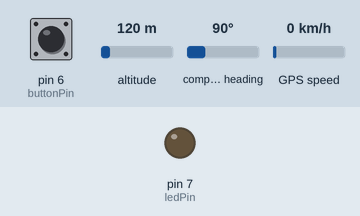
A sketch run on a simulated Arduino Uno, built with avr-gcc and run on an emulated ATmega328P. Shown: output pins drawn as LEDs (lit = HIGH). The inputs (shaded band) are chosen by the test bench; at power-on: pin 6 (buttonPin) LOW, altitude 120 m, compass heading 90°, GPS speed 0 km/h. The GPS gets a fix after 3 s at 37.7749, -122.4194 with 8 satellites; the modem accepts every AT command (registered, SIM ready, sends succeed) and sends nothing else. At 6.2 s the program stops and its outputs stay as they are.

Above: at 2.1 s.
At 6.3 s:
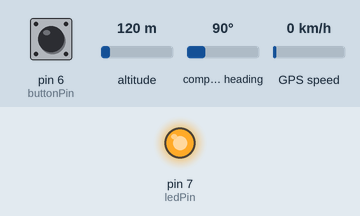
Timing chart, 0 to 7.7 s (numbered marks = the images above):
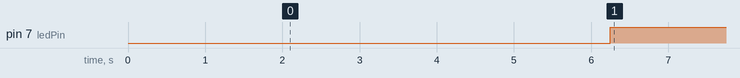

The sketch:

GPS_GSM_Alert.ino
```cpp
#include <SoftwareSerial.h>
#include <TinyGPS++.h>

// Software serial pins
#define SIM800_TX_PIN 3
#define SIM800_RX_PIN 2

// GPS pins
#define GPS_TX_PIN 4
#define GPS_RX_PIN 5

const int buttonPin = 6;  // the number of the pushbutton pin
const int ledPin = 7;     // the number of the LED pin

// Initialize software serial for SIM800L and GPS
SoftwareSerial sim800lSerial(SIM800_TX_PIN, SIM800_RX_PIN);
SoftwareSerial gpsSerial(GPS_TX_PIN, GPS_RX_PIN);

// Initialize TinyGPS++ object
TinyGPSPlus gps;

// Array to store phone numbers
String phoneNumbers[] = { "+13107546003" };

// Array to store flags for each phone number to indicate whether a message has been sent
bool smsSentFlags[sizeof(phoneNumbers) / sizeof(phoneNumbers[0])] = { false };
bool callFlag = false;
bool callMade = false;

void setup() {
  // Start serial communication with computer
  Serial.begin(9600);
  while (!Serial)
    ;

  // Start software serial communication with SIM800L
  sim800lSerial.begin(9600);

  // Start software serial communication with GPS
  gpsSerial.begin(9600);

  // Configure SIM800L module
  sim800lSerial.println("AT+CMGF=1");  // Set SMS mode to text
  delay(1000);
  sim800lSerial.println("AT+CNMI=2,2,0,0,0");  // Set new message indication to ON
  delay(1000);

  // Initialize button and LED pins
  pinMode(buttonPin, INPUT);
  pinMode(ledPin, OUTPUT);
}

void loop() {
  static bool buttonPressed = false;
  static unsigned long buttonPressedTime = 0;
  bool sendSMS = false;
  bool makeCall = false;

  // Check if button is pressed
  if (digitalRead(buttonPin) == HIGH) {
    buttonPressed = true;
    buttonPressedTime = millis();
    digitalWrite(ledPin, HIGH);  // turn on LED connected to pin 7
  } else {
    digitalWrite(ledPin, LOW);  // turn off LED connected to pin 7
  }

  // Read GPS data and send SMS messages
  if (!buttonPressed || millis() - buttonPressedTime > 5000) {
    while (gpsSerial.available() > 0) {
      if (gps.encode(gpsSerial.read())) {
        if (gps.location.isValid()) {
          // Extract latitude and longitude from GPS data
          float lat = gps.location.lat();
          float lon = gps.location.lng();

          // Get current time and date from GPS data
          int hour = gps.time.hour();
          int minute = gps.time.minute();
          int second = gps.time.second();
          int year = gps.date.year();
          int month = gps.date.month();
          int day = gps.date.day();

          // Send SMS message with GPS coordinates and time to each phone number in the array
          if (!buttonPressed) {
            for (int i = 0; i < sizeof(phoneNumbers) / sizeof(phoneNumbers[0]); i++) {
              if (!smsSentFlags[i]) {  // Check if message has not been sent to this contact yet
                // Send the message twice with a delay of 1 minute
                for (int j = 0; j < 2; j++) {
                  String smsMsg = "Project Wheelz\n\nHello, customer was reported in an accident near this location at " + String(hour) + ":" + String(minute) + ":" + String(second) + " (UTC) on " + String(month) + "/" + String(day) + "/" + String(year) + ":\n\nGPS coordinates: " + String(lat, 6) + ", " + String(lon, 6);
                  sim800lSerial.println("AT+CMGS=\"" + phoneNumbers[i] + "\"");
                  delay(1000);
                  sim800lSerial.println(smsMsg);
                  delay(1000);
                  sim800lSerial.write(26);
                  delay(1000);
                  for (int x = 0; x < 5; j++)
                      digitalWrite(ledPin, HIGH);
                      digitalWrite(ledPin, LOW);
                  // Wait for 10 sec between messages
                  if (j == 0) {
                    delay(5000);
                  }
                }

                smsSentFlags[i] = true;  // Set the flag to true after messages have been sent to this contact
              }
            }

            sendSMS = true;  // Set the flag to true after messages are sent
          }
        }
      }
    }
  }

  // Check if button is pressed and reset buttonPressed and buttonPressedTime variables
  if (buttonPressed && millis() - buttonPressedTime <= 5000) {
    buttonPressed = false;
    buttonPressedTime = millis();
  }

  // If messages have been sent and button was not pressed before 5 seconds, make a call
  if (sendSMS && !buttonPressed && !callFlag) {
    delay(10000); //time delayed for text to be delivered first
    sim800lSerial.println("ATD" + phoneNumbers[0] + ";");
    delay(10000);                   // Wait for the call to connect
    sim800lSerial.println("ATH");  // Hang up the call
    callFlag = true;
  }


}
```

Measured:
- by itself, pin 7 (ledPin): LOW → HIGH at 6.2 s
